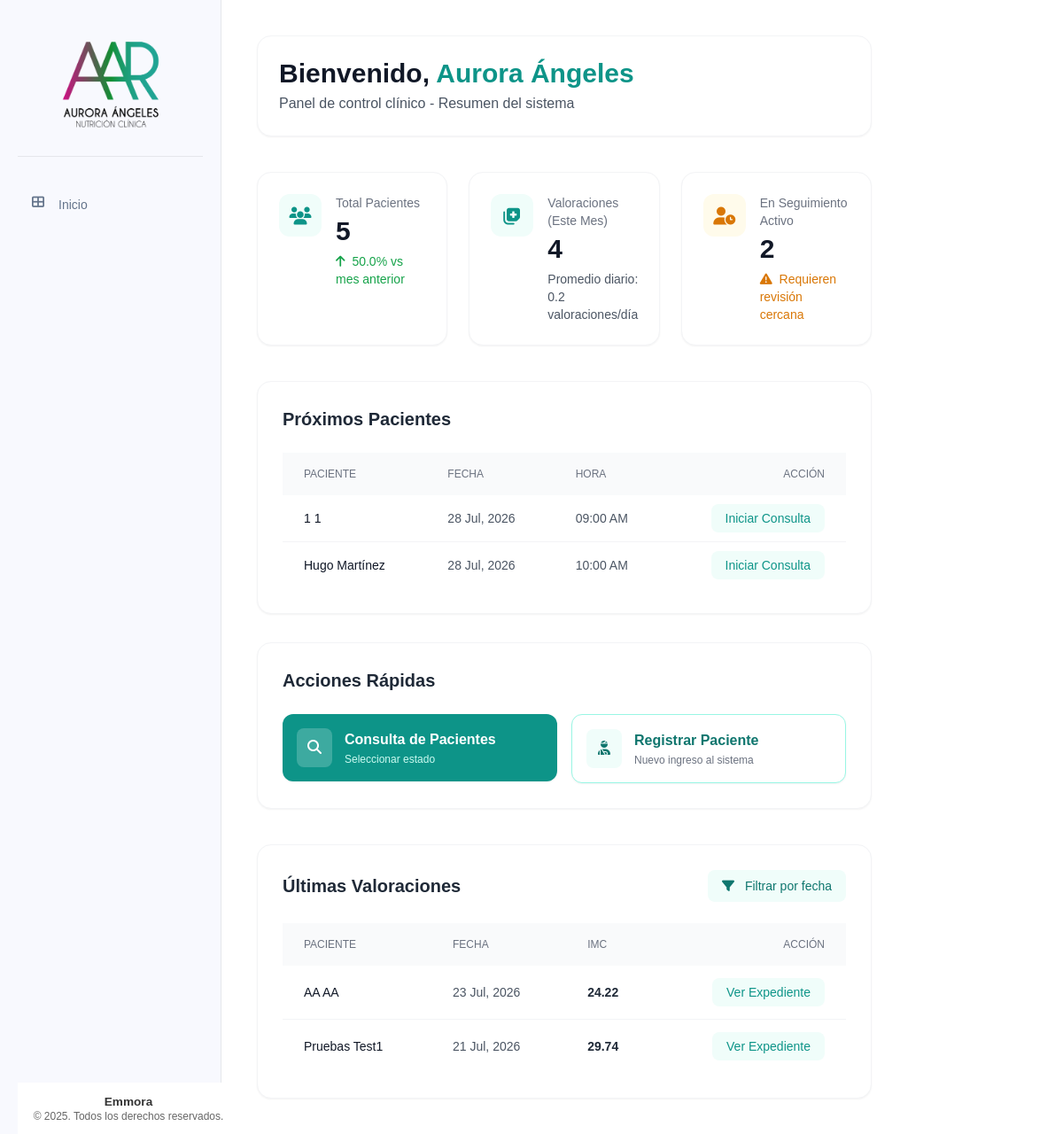
The page / on the database its author committed.
### tables this page shows
CREATE TABLE pacientes (
    id INTEGER PRIMARY KEY AUTOINCREMENT,
    nombre TEXT NOT NULL,
    apellido_paterno TEXT NOT NULL,
    apellido_materno TEXT NOT NULL,
    fecha_nacimiento DATE NOT NULL,
    telefono TEXT NOT NULL,
    correo TEXT UNIQUE NOT NULL,
    ciudad TEXT NOT NULL,
    fecha_registro TIMESTAMP DEFAULT CURRENT_TIMESTAMP,
    status TEXT NOT NULL DEFAULT 'activo' CHECK (status IN ('activo', 'inactivo'))
);

CREATE TABLE valoracion_antropometrica (
    id INTEGER PRIMARY KEY AUTOINCREMENT,
    paciente_id INTEGER NOT NULL,
    numero_cita INTEGER NOT NULL,
    fecha DATE NOT NULL,
    estatura FLOAT NOT NULL,
    peso FLOAT NOT NULL,
    imc FLOAT NOT NULL,
    grasa FLOAT NOT NULL,
    cintura FLOAT NOT NULL,
    torax FLOAT NOT NULL,
    brazo FLOAT NOT NULL,
    cadera FLOAT NOT NULL,
    pierna FLOAT NOT NULL,
    pantorrilla FLOAT NOT NULL,
    tension_arterial TEXT NOT NULL,
    frecuencia_cardiaca INTEGER NOT NULL,
    bicep FLOAT NOT NULL,
    tricep FLOAT NOT NULL,
    suprailiaco FLOAT NOT NULL,
    subescapular FLOAT NOT NULL,
    femoral FLOAT,
    porcentaje_grasa TEXT NOT NULL,
    --porcentaje_grasa_fem FLOAT NOT NULL,
    ultima_dieta TEXT,
    FOREIGN KEY (paciente_id) REFERENCES pacientes (id)
);

### app/controllers/main.py (the view)
@main.route('/')
def index():
    fecha_inicio = request.args.get('fecha_inicio')
    fecha_fin = request.args.get('fecha_fin')
    total_pacientes = Paciente.contar_activos()
    crecimiento_pacientes = Paciente.calcular_crecimiento_mensual()
    valoraciones_mes = ValoracionAntropometrica.contar_mes_vigente()
    dia_actual = datetime.now().day
    promedio_diario = round(valoraciones_mes / dia_actual, 1)
    pacientes_seguimiento = Paciente.contar_en_seguimiento()
    proximos_pacientes = Paciente.obtener_proximos(limite=5)
    if fecha_inicio and fecha_fin:
        actividad_reciente = ValoracionAntropometrica.obtener_por_rango(fecha_inicio, fecha_fin)
    else:
        actividad_reciente = ValoracionAntropometrica.obtener_recientes(limite=10)
    return render_template('base/index.html',
                           total_pacientes=total_pacientes,
                           crecimiento_pacientes=crecimiento_pacientes,
                           valoraciones_mes=valoraciones_mes,
                           promedio_diario=promedio_diario,
                           pacientes_seguimiento=pacientes_seguimiento,
                           proximos_pacientes=proximos_pacientes,
                           actividad_reciente=actividad_reciente)

### app/db.py (called while the page is built)
def get_db():
    if 'db' not in g:
        try:
            db_path = os.environ.get('DATABASE_URL', 'pacientes.db')
            g.db = sqlite3.connect(
                db_path,
                detect_types=sqlite3.PARSE_DECLTYPES
            )
            g.db.row_factory = sqlite3.Row
        except sqlite3.Error as e:
            logger.error(f"Error crítico al conectar con la base de datos SQLite: {e}")
            raise e
    return g.db

def query_db(query, args=(), one=False):
    try:
        cur = get_db().execute(query, args)
        rv = cur.fetchall()
        cur.close()
        return (rv[0] if rv else None) if one else rv
    except sqlite3.Error as e:
        logger.error(f"Error al ejecutar query: {query}. Args: {args}. Detalle: {e}")
        raise e

### app/models/paciente.py (called while the page is built)
    @staticmethod
    def contar_activos():
        return query_db("SELECT COUNT(*) as total FROM pacientes WHERE status = 'activo'", one=True)['total']

    @staticmethod
    def calcular_crecimiento_mensual():
        resultado = query_db('''
            SELECT
                (SELECT COUNT(*) FROM pacientes WHERE status = 'activo' AND strftime('%Y-%m', fecha_registro) = strftime('%Y-%m', 'now')) as actuales,
                (SELECT COUNT(*) FROM pacientes WHERE status = 'activo' AND strftime('%Y-%m', fecha_registro) = strftime('%Y-%m', date('now', 'start of month', '-1 month'))) as anteriores
        ''', one=True)
        actuales = resultado['actuales']
        anteriores = resultado['anteriores']
        if anteriores == 0:
            return 100.0 if actuales > 0 else 0.0
        crecimiento = ((actuales - anteriores) / anteriores) * 100
        return round(crecimiento, 1)

    @staticmethod
    def contar_en_seguimiento():
        return query_db('''
            SELECT COUNT(*) as total
            FROM (
                SELECT paciente_id
                FROM valoracion_antropometrica
                GROUP BY paciente_id
                HAVING COUNT(*) > 1
            )
        ''', one=True)['total']

    @staticmethod
    def obtener_proximos(limite=5):
        return query_db('''
            SELECT p.id as paciente_id, p.nombre, p.apellido_paterno, (c.fecha || ' ' || c.hora) as proxima_cita
            FROM pacientes p
            JOIN citas c ON p.id = c.paciente_id
            WHERE (c.fecha || ' ' || c.hora) >= datetime('now')
            ORDER BY c.fecha ASC, c.hora ASC
            LIMIT ?
        ''', [limite])

### app/templates/base/index.html (shortened to what this page needs)
{% extends "base/base.html" %}
{% block content %}
<header class="flex flex-col md:flex-row md:items-center justify-between gap-4 bg-white p-6 rounded-2xl shadow-sm border border-gray-100">
    <div>
        <h1 class="text-3xl font-bold text-gray-900">Bienvenido, <span class="text-teal-600">Aurora Ángeles</span></h1>
        <p class="text-gray-600 mt-1">Panel de control clínico - Resumen del sistema</p>
    </div>
</header>
<section class="grid grid-cols-1 sm:grid-cols-2 lg:grid-cols-3 gap-6">
    <article class="bg-white p-6 rounded-2xl shadow-sm border border-gray-100 flex items-start gap-4 transform hover:scale-[1.02] transition-transform duration-300">
        <div class="p-3 rounded-xl bg-teal-50 text-teal-600">
            <i class="fas fa-users fa-lg w-6 h-6 flex items-center justify-center"></i>
        </div>
        <div>
            <p class="text-sm font-medium text-gray-500">Total Pacientes</p>
            <h3 class="text-3xl font-bold text-gray-900 mt-1">{{ total_pacientes }}</h3>
            <p class="text-sm {{ 'text-green-600' if crecimiento_pacientes >= 0 else 'text-red-600' }} mt-1.5">
                <i class="fas fa-arrow-{{ 'up' if crecimiento_pacientes >= 0 else 'down' }} mr-1"></i> {{ crecimiento_pacientes }}% vs mes anterior
            </p>
        </div>
    </article>
    <article class="bg-white p-6 rounded-2xl shadow-sm border border-gray-100 flex items-start gap-4 transform hover:scale-[1.02] transition-transform duration-300">
        <div class="p-3 rounded-xl bg-teal-50 text-teal-600">
            <i class="fas fa-notes-medical fa-lg w-6 h-6 flex items-center justify-center"></i>
        </div>
        <div>
            <p class="text-sm font-medium text-gray-500">Valoraciones (Este Mes)</p>
            <h3 class="text-3xl font-bold text-gray-900 mt-1">{{ valoraciones_mes }}</h3>
            <p class="text-sm text-gray-600 mt-1.5">
                Promedio diario: {{ promedio_diario }} valoraciones/día
            </p>
        </div>
    </article>
    <article class="bg-white p-6 rounded-2xl shadow-sm border border-gray-100 flex items-start gap-4 transform hover:scale-[1.02] transition-transform duration-300">
        <div class="p-3 rounded-xl bg-amber-50 text-amber-600">
            <i class="fas fa-user-clock fa-lg w-6 h-6 flex items-center justify-center"></i>
        </div>
        <div>
            <p class="text-sm font-medium text-gray-500">En Seguimiento Activo</p>
            <h3 class="text-3xl font-bold text-gray-900 mt-1">{{ pacientes_seguimiento }}</h3>
            <p class="text-sm text-amber-600 mt-1.5">
                <i class="fas fa-exclamation-triangle mr-1"></i> Requieren revisión cercana
            </p>
        </div>
    </article>
</section>
<section class="grid grid-cols-1 xl:grid-cols-3 gap-8 items-start">
    <div class="xl:col-span-2 bg-white p-7 rounded-2xl shadow-sm border border-gray-100">
        <div class="flex items-center justify-between mb-6">
            <h2 class="text-xl font-semibold text-gray-800">Próximos Pacientes</h2>
        </div>
        <div class="overflow-x-auto">
            <table class="w-full text-sm text-left">
                <thead class="text-xs text-gray-500 uppercase bg-gray-50 rounded-lg">
                    <tr>
                        <th class="px-6 py-4 font-medium">Paciente</th>
                        <th class="px-6 py-4 font-medium">Fecha</th>
                        <th class="px-6 py-4 font-medium">Hora</th>
                        <th class="px-6 py-4 font-medium text-right">Acción</th>
                    </tr>
                </thead>
                <tbody class="divide-y divide-gray-100">
                    {% for p in proximos_pacientes %}
                    <tr class="bg-white hover:bg-gray-50/50 transition-colors">
                        <td class="px-6 py-4 font-medium text-gray-900">{{ p.nombre }} {{ p.apellido_paterno }}</td>
                        {% set fecha_hora = p.proxima_cita.split(' ') %}
                        <td class="px-6 py-4 text-gray-600">{{ fecha_hora[0]|format_date }}</td>
                        {% set hora = fecha_hora[1].split(':') %}
                        <td class="px-6 py-4 text-gray-600">{{ '%02d:%02d %s' % (hora[0]|int % 12 or 12, hora[1]|int, 'AM' if hora[0]|int < 12 else 'PM') }}</td>
                        <td class="px-6 py-4 text-right">
                            <a href="{{ url_for('valoracion.nueva_valoracion', paciente_id=p.paciente_id) }}" class="text-teal-600 hover:text-teal-900 font-medium bg-teal-50 hover:bg-teal-100 px-4 py-2 rounded-lg transition">Iniciar Consulta</a>
                        </td>
                    </tr>
                    {% endfor %}
                </tbody>
            </table>
        </div>
    </div>
    <aside class="bg-white p-7 rounded-2xl shadow-sm border border-gray-100 space-y-6">
        <h2 class="text-xl font-semibold text-gray-800">Acciones Rápidas</h2>
        <div class="grid grid-cols-1 sm:grid-cols-2 xl:grid-cols-1 gap-4">
            <div x-data="{ modalOpen: false }">
                <button @click="modalOpen = true" class="flex items-center gap-3.5 p-4 w-full bg-teal-600 hover:bg-teal-700 text-white rounded-xl transition duration-150 shadow-sm hover:shadow text-left">
                    <div class="bg-white/20 p-2.5 rounded-lg">
                        <i class="fas fa-search fa-fw"></i>
                    </div>
                    <div>
                        <span class="font-semibold block">Consulta de Pacientes</span>
                        <span class="text-xs text-teal-100 block mt-0.5">Seleccionar estado</span>
                    </div>
                </button>
            </div>
            <a href="{{ url_for('pacientes.nuevo_paciente') }}" class="flex items-center gap-3.5 p-4 w-full bg-white hover:bg-gray-50 text-teal-700 border border-teal-200 rounded-xl transition duration-150 shadow-sm hover:shadow text-left">
                <div class="bg-teal-50 p-2.5 rounded-lg">
                    <i class="fas fa-user-injured fa-fw"></i>
                </div>
                <div>
                    <span class="font-semibold block">Registrar Paciente</span>
                    <span class="text-xs text-gray-500 block mt-0.5">Nuevo ingreso al sistema</span>
                </div>
            </a>
        </div>
    </aside>
</section>
<section class="bg-white p-7 rounded-2xl shadow-sm border border-gray-100">
    <div class="mb-6 flex items-center justify-between">
        <h2 class="text-xl font-semibold text-gray-800">Últimas Valoraciones</h2>
        <div x-data="{ modalFiltroOpen: false }">
            <div class="flex gap-2">
                <button @click="modalFiltroOpen = true" class="text-sm bg-teal-50 text-teal-700 px-4 py-2 rounded-lg hover:bg-teal-100 transition">
                    <i class="fas fa-filter mr-2"></i> Filtrar por fecha
                </button>
            </div>
        </div>
    </div>
    <div class="overflow-x-auto relative no-scrollbar">
        <table class="w-full text-sm text-left">
            <thead class="text-xs text-gray-500 uppercase bg-gray-50 rounded-lg">
                <tr>
                    <th scope="col" class="px-6 py-4 font-medium">Paciente</th>
                    <th scope="col" class="px-6 py-4 font-medium">Fecha</th>
                    <th scope="col" class="px-6 py-4 font-medium">IMC</th>
                    <th scope="col" class="px-6 py-4 font-medium text-right">Acción</th>
                </tr>
            </thead>
            <tbody class="divide-y divide-gray-100">
                {% for val in actividad_reciente %}
                <tr class="bg-white hover:bg-gray-50/50 transition-colors">
                    <td class="px-6 py-5 font-medium text-gray-900">
                        {{ val.nombre }} {{ val.apellido_paterno }}
                    </td>
                    <td class="px-6 py-5 text-gray-600">{{ val.fecha|format_date }}</td>
                    <td class="px-6 py-5 font-semibold text-gray-800">{{ val.imc }}</td>
                    <td class="px-6 py-5 text-right">
                        <a href="{{ url_for('pacientes.detalle_paciente', id=val.paciente_id) }}" class="text-teal-600 hover:text-teal-900 font-medium bg-teal-50 hover:bg-teal-100 px-4 py-2 rounded-lg transition">Ver Expediente</a>
                    </td>
                </tr>
                {% endfor %}
            </tbody>
        </table>
    </div>
</section>
{% endblock %}

### app/static/css/components/_tables.css (style rules this page uses)
.text-right { text-align: right; }

### app/static/css/style.css (style rules this page uses)
body { font-family: Arial, sans-serif; margin: 0; padding: 0; color: #2c3e50; }
.text-right { text-align: right; }

### rows shown on the page
pacientes: nombre "1", apellido_paterno "1", fecha_hora "28 Jul, 2026", value "09:00 AM"
pacientes: nombre "Hugo", apellido_paterno "Martínez", fecha_hora "28 Jul, 2026", value "10:00 AM"
valoracion_antropometrica: nombre "AA", apellido_paterno "AA", fecha "23 Jul, 2026", imc "24.22"
valoracion_antropometrica: nombre "Pruebas", apellido_paterno "Test1", fecha "21 Jul, 2026", imc "29.74"

### other values the page prints
{{ total_pacientes }} "5"
{{ crecimiento_pacientes }} "50.0"
{{ valoraciones_mes }} "4"
{{ pacientes_seguimiento }} "2"
